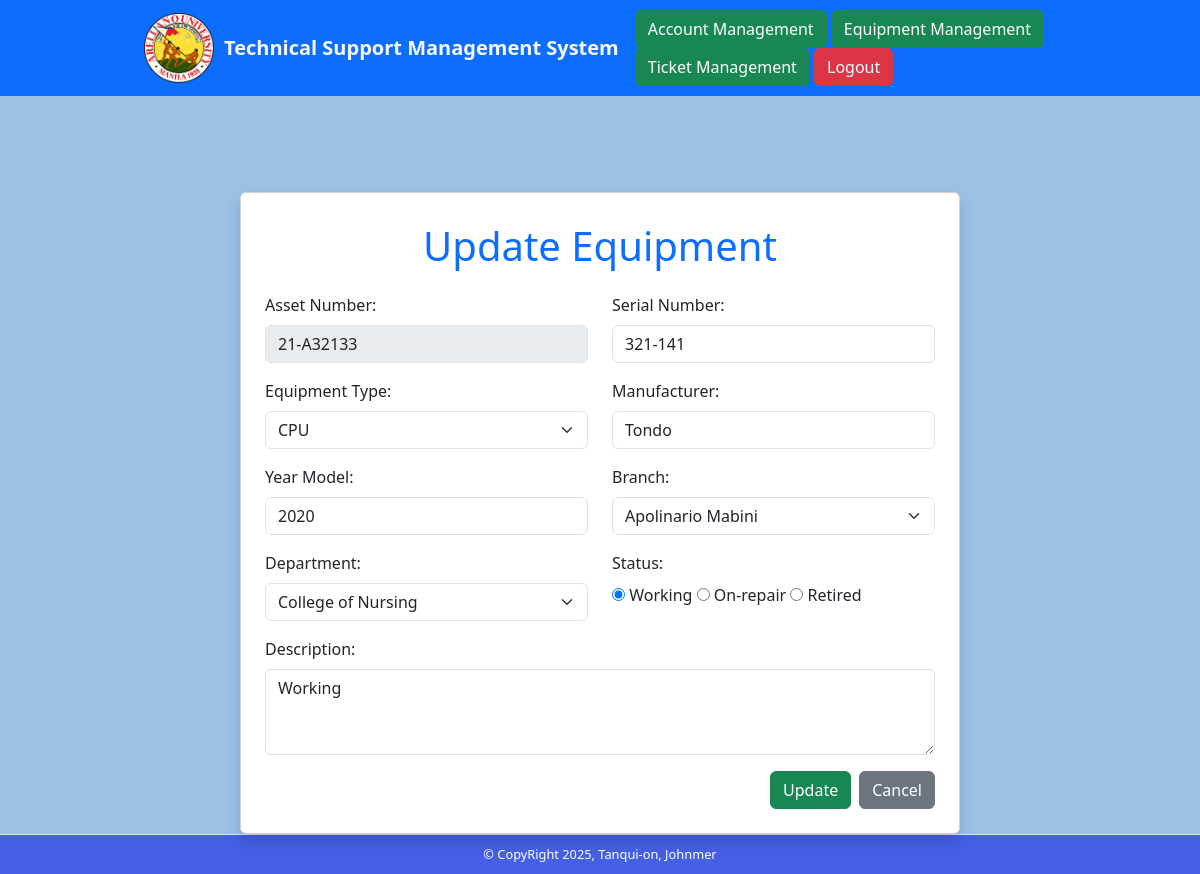
/update-equipment.php?assetnumber=21-A32133 (signed in), run on the app's committed database.
### tables this page shows
CREATE TABLE `tblequipments` (
  `assetnumber` varchar(50) NOT NULL,
  `serialnumber` varchar(50) NOT NULL,
  `type` varchar(50) NOT NULL,
  `manufacturer` varchar(50) NOT NULL,
  `yearmodel` varchar(50) NOT NULL,
  `description` varchar(50) NOT NULL,
  `branch` varchar(50) NOT NULL,
  `department` varchar(50) NOT NULL,
  `status` varchar(50) NOT NULL,
  `createdby` varchar(50) NOT NULL,
  `datecreated` varchar(50) NOT NULL,
  `created_at` timestamp NOT NULL DEFAULT current_timestamp()
);

### update-equipment.php (the view, shortened to what this page needs)
<?php
require_once "config.php";
$usertype = strtoupper($_SESSION['usertype']);
$equipment = [];
if (isset($_GET['assetnumber']) && !empty(trim($_GET['assetnumber']))) {
    $sql = "SELECT * FROM tblequipments WHERE assetnumber = ?";
    if ($stmt = mysqli_prepare($link, $sql)) {
        mysqli_stmt_bind_param($stmt, "s", $_GET['assetnumber']);
        if (mysqli_stmt_execute($stmt)) {
            $result = mysqli_stmt_get_result($stmt);
            $equipment = mysqli_fetch_array($result, MYSQLI_ASSOC) ?? [];
        }
    }
}
?>
<!DOCTYPE html>
<html lang="en">
<head>
  <link href="https://cdn.jsdelivr.net/npm/bootstrap@5.3.2/dist/css/bootstrap.min.css" rel="stylesheet">
  <link rel="stylesheet" href="styles.css">
</head>
<body>
<nav class="navbar navbar-expand-lg navbar-dark bg-primary">
  <div class="container d-flex justify-content-between align-items-center">
    <div class="d-flex align-items-center">
      <a href="equipment-management.php">
        <img src="picture/Arellano_University_logo.png" style="height:70px; margin-right: 10px;" alt="University Logo">
      </a>
      <a class="navbar-brand highlight" href="#">Technical Support Management System</a>
    </div>
    <div>
    <?php if($usertype == 'ADMINISTRATOR'): ?>
            <a href="accounts-management.php" class="btn btn-success">Account Management</a>
            <a href="equipment-management.php" class="btn btn-success">Equipment Management</a>
            <a href="tickets-management.php" class="btn btn-success">Ticket Management</a>
        <?php elseif($usertype == 'TECHNICAL'): ?>
            <a href="equipment-management.php" class="btn btn-success">Equipment Management</a>
            <a href="tickets-management.php" class="btn btn-success">Ticket Management</a>
        <?php else: ?>
            <a href="equipment-management-view.php" class="btn btn-success">Equipment Management(View version)</a>
            <a href="tickets-management.php" class="btn btn-success">Ticket Management</a>
        <?php endif; ?>
        <a href="logout.php" class="btn btn-danger">Logout</a>
    </div>
  </div>
</nav>
<main div class="container mt-5">
<div class="container mt-5">
  <div class="row justify-content-center">
    <div class="col-md-8">
      <div class="card p-4 shadow">
        <h4 class="text-primary text-center">Update Equipment</h4>
        <form id="updateForm" action="<?= htmlspecialchars($_SERVER['REQUEST_URI']); ?>" method="POST">
          <div class="row">
            <div class="col-md-6 mb-3">
              <label class="form-label">Asset Number:</label>
              <input type="text" class="form-control" value="<?= $equipment['assetnumber'] ?? ''; ?>" disabled>
            </div>
            <div class="col-md-6 mb-3">
              <label class="form-label">Serial Number:</label>
              <input type="text" name="txtserialnumber" class="form-control" value="<?= $equipment['serialnumber'] ?? ''; ?>" required>
            </div>
          </div>
          <div class="row">
            <div class="col-md-6 mb-3">
              <label class="form-label">Equipment Type:</label>
              <select name="cmbtype" class="form-select" required>
                <option value="CPU" <?= ($equipment['type'] == 'CPU') ? 'selected' : ''; ?>>CPU</option>
              </select>
            </div>
            <div class="col-md-6 mb-3">
              <label class="form-label">Manufacturer:</label>
              <input type="text" name="txtmanufacturer" class="form-control" value="<?= $equipment['manufacturer'] ?? ''; ?>" required>
            </div>
          </div>
          <div class="row">
            <div class="col-md-6 mb-3">
              <label class="form-label">Year Model:</label>
              <input type="number" name="txtyearmodel" class="form-control" value="<?= $equipment['yearmodel'] ?? ''; ?>" required>
            </div>
            <div class="col-md-6 mb-3">
              <label class="form-label">Branch:</label>
              <select name="cmbbranch" class="form-select" required>
                <option value="AU Pasay" <?= ($equipment['branch'] ?? '') == "AU Pasay" ? "selected" : ""; ?>>Apolinario Mabini</option>
              </select>
            </div>
          </div>
          <div class="row">
            <div class="col-md-6 mb-3">
                <label class="form-label">Department:</label>
                <select name="cmbdepartment" class="form-select" required>
                    <option value="College of Nursing" <?= ($equipment['department'] ?? '') == "College of Nursing" ? "selected" : ""; ?>>College of Nursing</option>
                </select>
            </div>
            <div class="col-md-6 mb-3">
              <label class="form-label">Status:</label>
              <div>
                <input type="radio" name="rbstatus" value="WORKING" <?= ($equipment['status'] == 'WORKING') ? 'checked' : ''; ?>> Working
                <input type="radio" name="rbstatus" value="ON-REPAIR" <?= ($equipment['status'] == 'ON-REPAIR') ? 'checked' : ''; ?>> On-repair
                <input type="radio" name="rbstatus" value="RETIRED" <?= ($equipment['status'] == 'RETIRED') ? 'checked' : ''; ?>> Retired
              </div>
            </div>
          </div>
          <div class="mb-3">
            <label class="form-label">Description:</label>
            <textarea name="txtdescription" class="form-control" rows="3" required><?= $equipment['description'] ?? ''; ?></textarea>
          </div>
          <div class="d-flex justify-content-end gap-2">
            <button type="button" class="btn btn-success" data-bs-toggle="modal" data-bs-target="#confirmUpdateModal">Update</button>
            <a href="equipment-management.php" class="btn btn-secondary">Cancel</a>
          </div>
        </form>
      </div>
    </div>
  </div>
</div>
</main>
<footer class="custom-footer text-center border-top">
  &copy; CopyRight 2025, Tanqui-on, Johnmer
</footer>
</body>
</html>

### styles.css (style rules this page uses)
body { background-color: rgba(81, 145, 209, 0.56); }
.navbar { padding: 10px 15px; }
.navbar .container { max-width: 80%; }
.navbar-brand { font-size: 20px; }
h4 { font-size: 40px; padding: 5px 10px 15px 10px; }
.highlight { font-weight: bold; color: #f8f9fa; }
html, body { height: 100%; margin: 0; display: flex; flex-direction: column; }
main { flex: 1; }
.custom-footer { background-color:rgb(69, 96, 229); color: #fff; padding: 10px 0; font-size: 0.8rem; }

### data on the page
tblequipments: assetnumber "21-A32133", txtserialnumber "321-141", cmbtype "CPU", txtmanufacturer "Tondo", txtyearmodel "2020", cmbbranch "Apolinario Mabini", cmbdepartment "College of Nursing", status "☑", txtdescription "Working"
